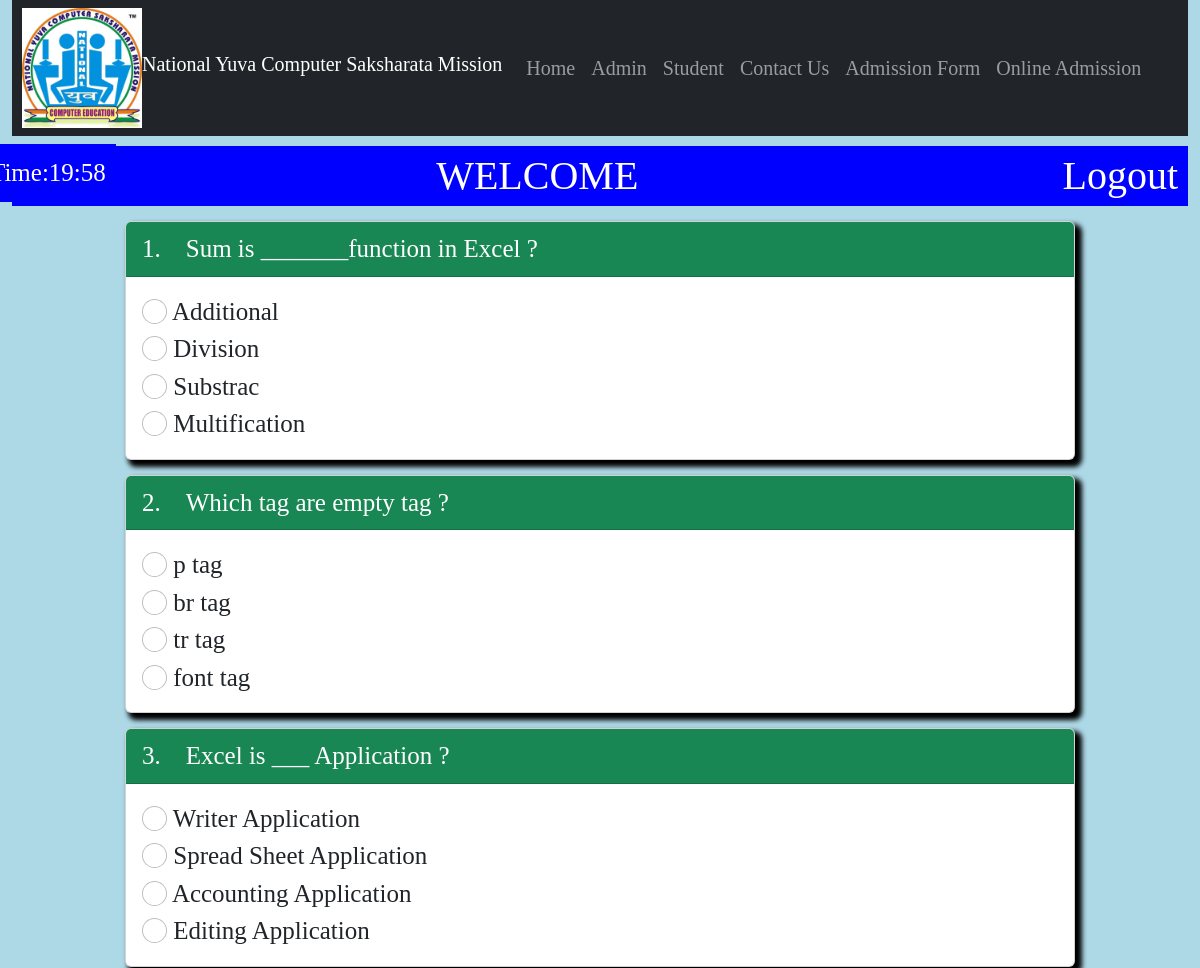
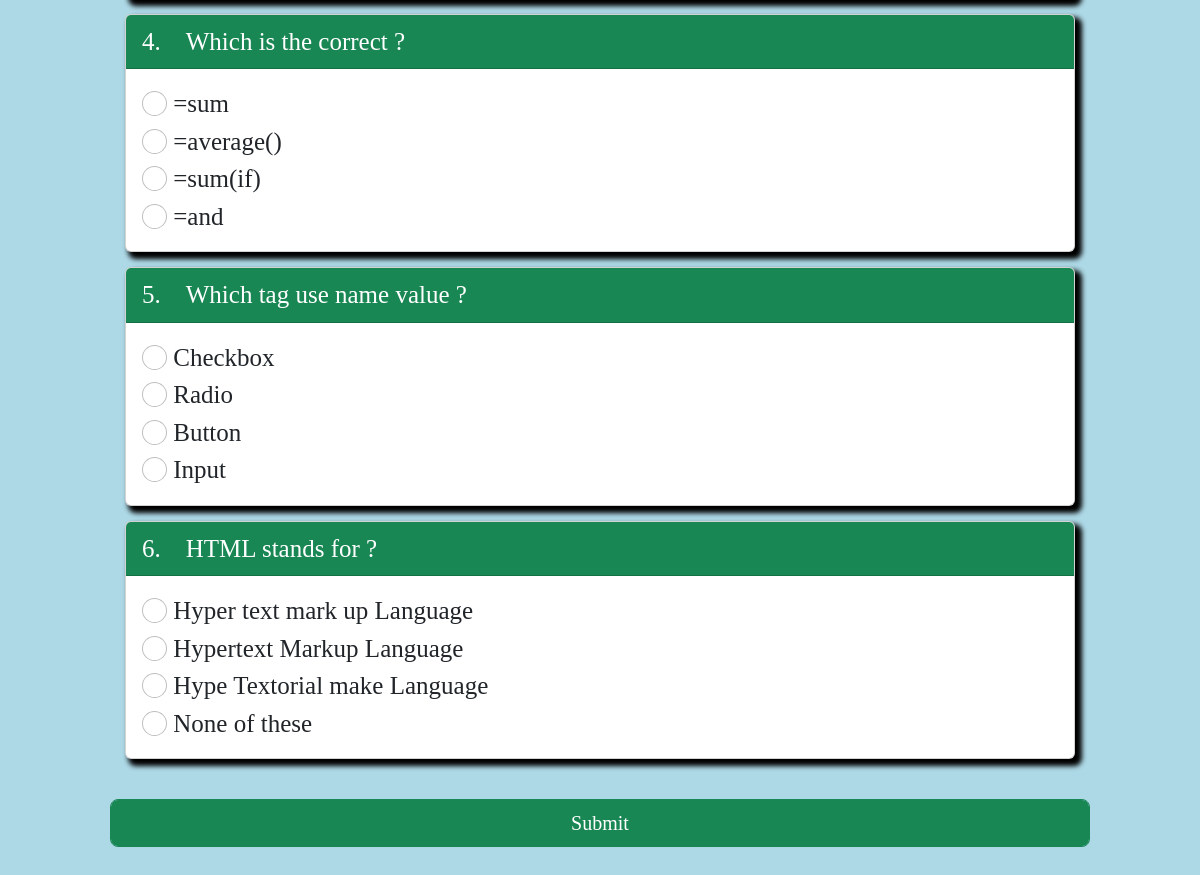
Screenshot of /ques_paper2.php with the database file from the repository (2 pictures, top to bottom).
### tables this page shows
CREATE TABLE `add_ques2` (
  `id` int(11) NOT NULL,
  `ques` varchar(200) NOT NULL,
  `opt1` varchar(60) NOT NULL,
  `opt2` varchar(60) NOT NULL,
  `opt3` varchar(60) NOT NULL,
  `opt4` varchar(60) NOT NULL,
  `ans` int(11) NOT NULL
);

### ques_paper2.php (the view, shortened to what this page needs)
<?php
include_once('connfig.php');
include_once('header.php');
$a =  1;
?>
<!DOCTYPE html>
<html>
<head>
	<link href="https://cdn.jsdelivr.net/npm/bootstrap@5.2.0-beta1/dist/css/bootstrap.min.css" rel="stylesheet">
</head>
<body><span id="time" style="margin-left: -20px; padding: 10px; background-color: blue; color: white; position: fixed;font-size: 25px; font-family: algerian; "> </span>
	<body onload="timeout()">
<div class="container-fluid">
	<div class="head">
				WELCOME <?php if (isset($_SESSION['username'])){
					echo $_SESSION['username'];
				} ?>
				<a href="logout.php" style="float: right; color: white; text-decoration: none;padding-right: 10px;">Logout</a>
			</div>
		<div class="col-sm-10 offset-1">
				<?php
				$question = "SELECT * FROM `add_ques2`order by rand() limit 25";
				$query = mysqli_query($conn,$question);
				while ($rows = mysqli_fetch_assoc($query)) {
				?>
				<form id="form" action="result.php" method="post">
				<div class="card">
				<div class="card-header bg-success text-white"><?php echo $a++; echo ". &nbsp; &nbsp;"; echo $rows['ques'];  ?></div>
				<div class="card-body">
				<div class="child"><input class="form-check-input" type="radio" name="<?php echo $rows['id']; ?>" value="0"> <?php echo $rows['opt1']; ?></div>
				<div class="child"><input class="form-check-input" type="radio" name="<?php echo $rows['id']; ?>" value="1"> <?php echo $rows['opt2']; ?></div>
				<div class="child"><input class="form-check-input" type="radio" name="<?php echo $rows['id']; ?>" value="2"> <?php echo $rows['opt3']; ?></div>
				<div class="child"><input class="form-check-input" type="radio" name="<?php echo $rows['id']; ?>" value="3"> <?php echo $rows['opt4']; ?></div>
			</div></div>
			<?php } ?>
			<div class="submit"><input class="btn btn-success btn-lg btn-block form-control" type="submit" name="submit" value="Submit"></div>
		</form>
			</div>
	</div>
</body>
</html>

### header.php (shortened to what this page needs)
<!DOCTYPE html>
<html>
<head>
	<link href="https://cdn.jsdelivr.net/npm/bootstrap@5.2.0-beta1/dist/css/bootstrap.min.css" rel="stylesheet">
</head>
<body>
<div class="container-fluid mb-2">
     <nav class="navbar navbar-expand-sm navbar-dark bg-dark ">
  <img style="height: 120px; width: 120px; margin-left: 10px;"src="logo.jpg" height="75" width="75" alt="logo"><h2 class="navbar-brand ml-2">National Yuva Computer Saksharata Mission</h2>
  <div class="collapse navbar-collapse" id="navbarNav">
          <ul class="navbar-nav">
      <li class="nav-item active">
        <a class="nav-link" href="index.php">Home</a></li>
            <li class="nav-item"><a class="nav-link" href="login.php">Admin</a></li>
            <li class="nav-item"><a class="nav-link" href="login.php">Student</a></li>
            <li class="nav-item"><a class="nav-link" href="">Contact Us</a></li>
            <li class="nav-item"><a class="nav-link" href="nycsm.pdf">Admission Form</a></li>
           <li class="nav-item"><a class="nav-link" href="online_apply.php">Online Admission</a></li>
    </ul>
  </div>
</nav>
   </div>
</body>
</html>

### header.php (style rules this page uses)
* { font-family: Apple Chancery; }
ul li { color:black; font-size: 1.25rem; }

### ques_paper2.php (style rules this page uses)
body { background-color: lightblue; }
.head { margin-top: 10px; background-color: blue; color:white; font-size: 40px; text-align: center; }
.submit { margin-top: 40px; margin-bottom: 150px; border-radius: 50px; transition: transform 2s; }
.card { margin:15px; font-size: 25px; box-shadow: 5px 5px 5px 2px black; }

### rows the page displays
add_ques2: ques "Sum is _______function in Excel ?", opt1 "Additional", opt2 "Division", opt3 "Substrac", opt4 "Multification"
add_ques2: ques "Which tag are empty tag ?", opt1 "p tag", opt2 "br tag", opt3 "tr tag", opt4 "font tag"
add_ques2: ques "Excel is ___ Application ?", opt1 "Writer Application", opt2 "Spread Sheet Application", opt3 "Accounting Application", opt4 "Editing Application"
add_ques2: ques "Which is the correct ?", opt1 "=sum", opt2 "=average()", opt3 "=sum(if)", opt4 "=and"
add_ques2: ques "Which tag use name value ?", opt1 "Checkbox", opt2 "Radio", opt3 "Button", opt4 "Input"
add_ques2: ques "HTML stands for ?", opt1 "Hyper text mark up Language", opt2 "Hypertext Markup Language", opt3 "Hype Textorial make Language", opt4 "None of these"
